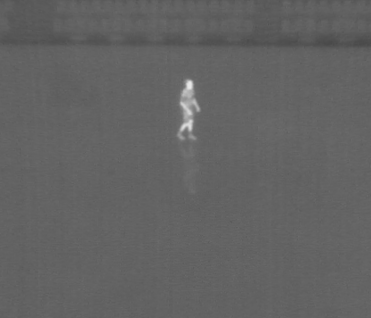
#> input picture Lecture 1/Images/thermal1.png, 371 x 318 px
$ jupyter execute exrecise_4.ipynb
#> lines starting #> are read from the running program, lines starting #| are printed output that depends on the picture; after the words box and inside, x2 and y2 are one past the last pixel; in counts of white or black regions, pixels touching at a corner belong together
### Lecture 1/Notebooks/helpers.py
import cv2
import numpy as np
from matplotlib import pyplot as plt

MIN = 0
MAX = 255

plt.rcParams['figure.figsize'] = [12, 8]

# [18 lines left out: functions minmax, contrast_brightness, not called in this run]

def show_histogram(img, channel=0):
    hist = cv2.calcHist([img], [channel], None, [256], [0, 256])
    plt.plot(hist)
    plt.grid()
    plt.show()

# [6 lines left out: function show_histograms, not called in this run]

### Lecture 1/Notebooks/exrecise_4.ipynb
[cell 1]
import cv2
from matplotlib import pyplot as plt
import numpy as np
from helpers import *

[cell 2]
thermal_1_img = cv2.imread('../Images/thermal1.png', 1)
#> thermal_1_img is the input picture: shape (318, 371, 3); min 73, max 232, mean 98.8
thermal_1_img = cv2.cvtColor(thermal_1_img, cv2.COLOR_BGRA2GRAY)
#> thermal_1_img: shape (318, 371)

plt.imshow(thermal_1_img, cmap='gray')

[cell 3]
thermal_2_img = cv2.imread('../Images/thermal2.png', 1)
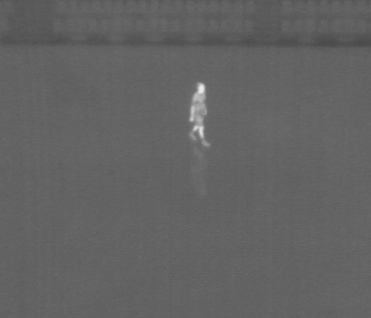
#> input picture Lecture 1/Images/thermal2.png, 371 x 318 px
#> thermal_2_img is the input picture: shape (318, 371, 3); min 73, max 231, mean 98.9
thermal_2_img = cv2.cvtColor(thermal_2_img, cv2.COLOR_BGRA2GRAY)
#> thermal_2_img: shape (318, 371)

plt.imshow(thermal_2_img, cmap='gray')

[cell 4]
show_histogram(thermal_1_img)
#> in show_histogram, `hist = cv2.calcHist([img], [channel], None, [256], [0, 256])`: hist = 256 values, max 24459 at index 99, min 0 at index 0, mean 460.9
#> in show_histogram, `plt.show()`:
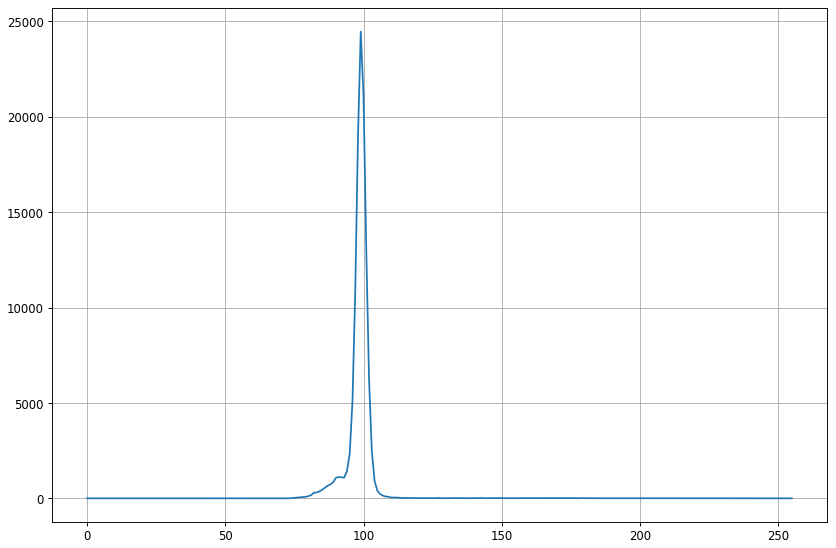
#> figure drawn by matplotlib, 1 panel; curve peaks at x = 99, y = 24459

[cell 5]
T = 120

mask_1 = cv2.threshold(thermal_1_img, T, 255, cv2.THRESH_BINARY)[1]
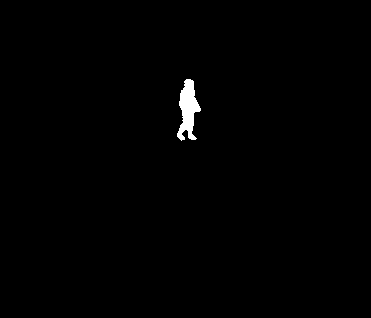
#> mask_1: shape (318, 371); 0.69% white; 1 white region, box (x1, y1, x2, y2) and area: (177, 79, 201, 141) 818
mask_2 = cv2.threshold(thermal_2_img, T, 255, cv2.THRESH_BINARY)[1]
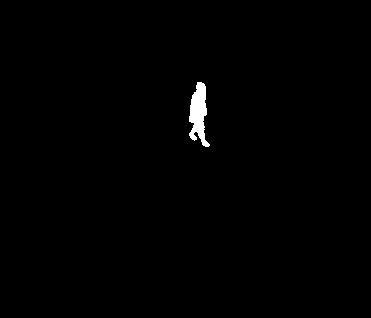
#> mask_2: shape (318, 371); 0.68% white; 1 white region, box (x1, y1, x2, y2) and area: (189, 82, 210, 147) 797

and_mask = cv2.bitwise_and(mask_1, mask_2)
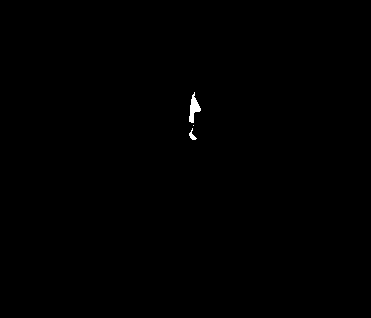
#> and_mask: shape (318, 371); 0.18% white; 3 white regions (1 under 20 px), largest, box (x1, y1, x2, y2) and area: (189, 92, 201, 123) 177, (189, 128, 197, 140) 40
or_mask = cv2.bitwise_or(mask_1, mask_2)
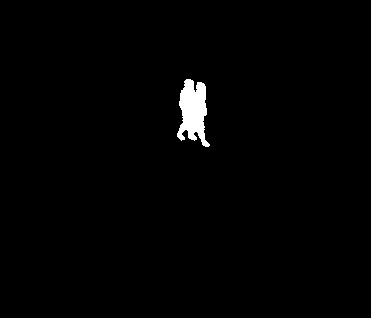
#> or_mask: shape (318, 371); 1.2% white; 1 white region, box (x1, y1, x2, y2) and area: (177, 79, 210, 147) 1397

[cell 6]
plt.imshow(and_mask, cmap='gray')
